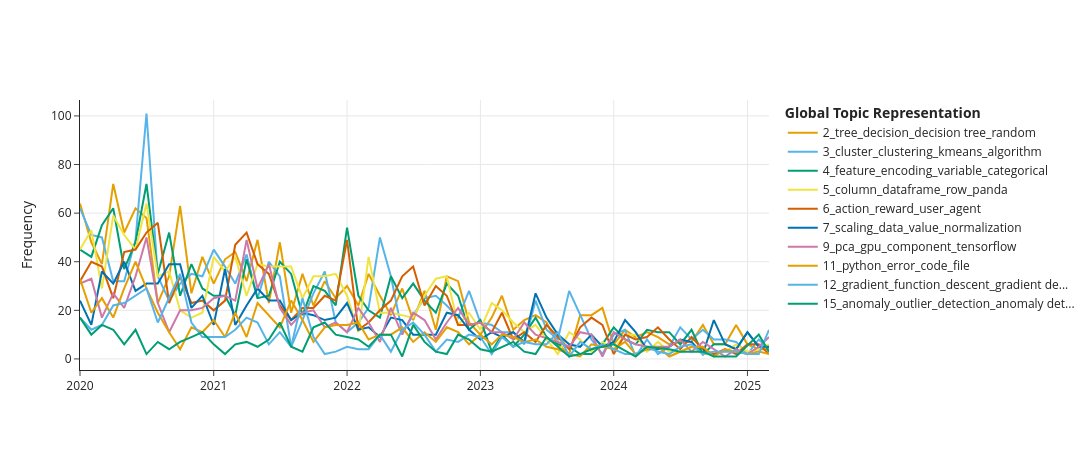

The cell this chart's notebook holds for it:
### Code cell
# Visualizar apenas os tópicos mais relevantes entre as 10 tags mais populares
# Excluindo o tópico 0
modelo_rep_multi.visualize_topics_over_time(topicos_temporais, topics=[2, 3, 4, 5, 6, 7, 9, 11, 12, 15], title=" ",
                                            custom_labels={0: 'token, embeddings, vector, bert, similarity, transformer, topic, nlp, sequence, example', 
                                                           3: 'smote, oversampling, class imbalance, minority class, sample, accuracy, classification, imbalanced dataset, recall, positive', 
                                                           2: 'forecasting, month, timeseries, lstm, would, feature, variable, sale, trend, next', 
                                                           4: 'decision tree, xgboost, random forest, split, leaf, feature, gini, gradient boosting, regression, training',
                                                           5: 'kmeans, clustering algorithm, number cluster, dbscan, centroid, kmeans clustering, method, data point, silhouette, hierarchical clustering',
                                                           6: 'epoch, learning rate, validation loss, overfitting, layer, dropout, batch size, kera, training loss, weight', 
                                                           7: 'weight, neural network, activation function, softmax, hidden layer, sigmoid, output layer, initialization, perceptron, nonlinear', 
                                                           9: 'row, nan, frame, date, group, index, panda dataframe, sum, value column, create', 
                                                           11: 'ordinal, one hot, numerical, onehot encoding, target, dummy, high cardinality, categorical data, target encoding, continuous', 
                                                           12: 'privacy, data science, query, information, sample, packet, welcome datasciencese, example, data set, row', 
                                                           15: 'machine learning, ml, matrix, vector, numpy array, float, python, deep, would, error'})
